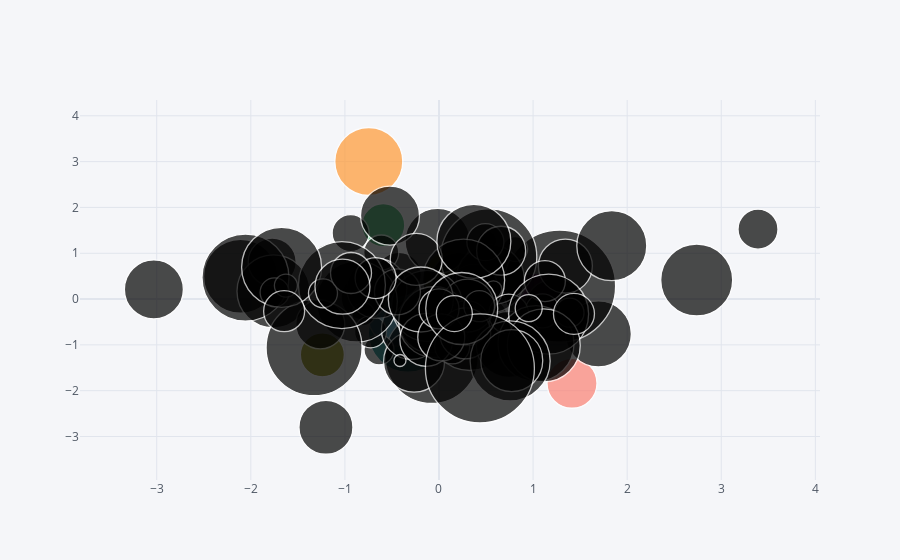

Notebook code cell kept with this figure:
### Code cell
df.iplot(kind='bubble',x='A',y='B',size='C')
